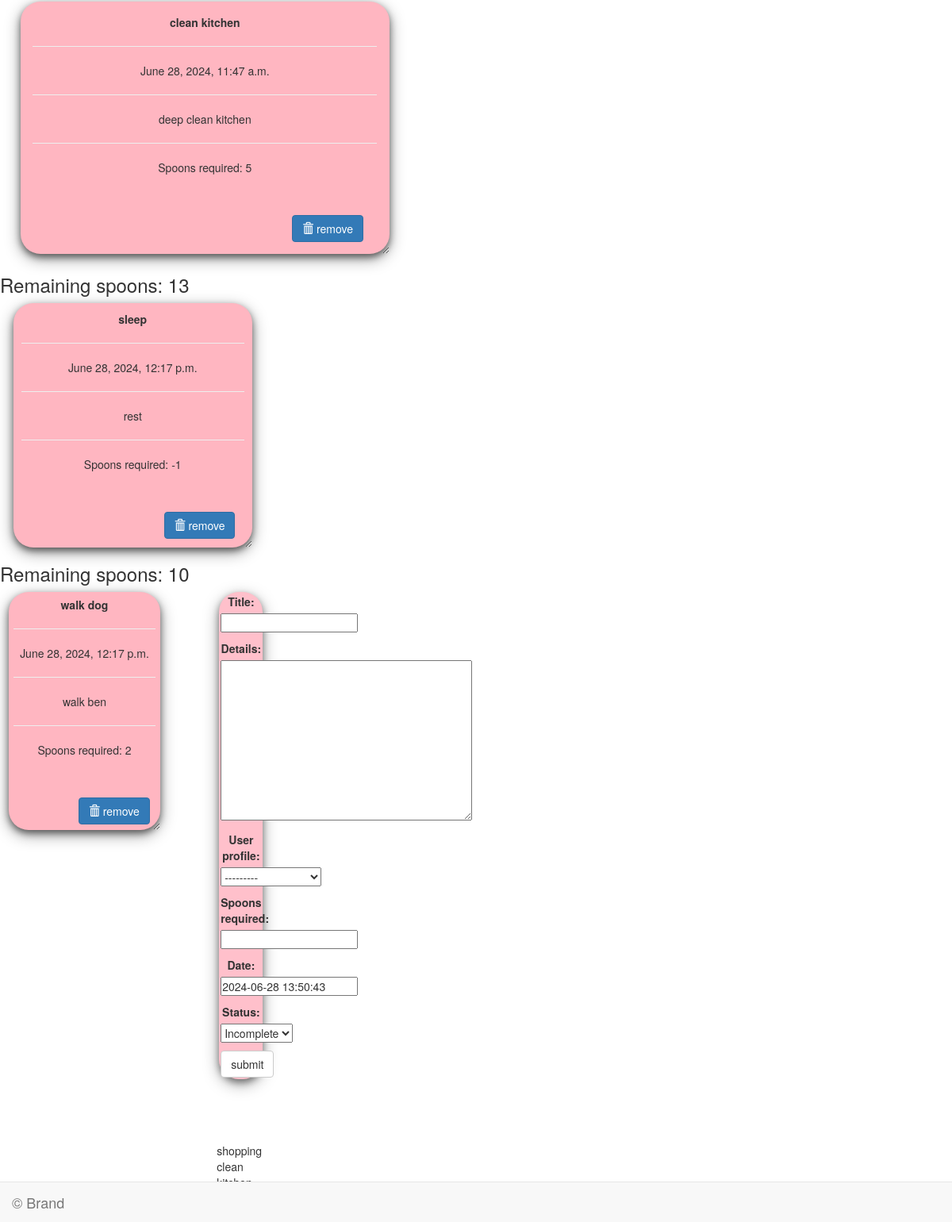
The page /checklist/ (lower part) on the database as committed earlier.
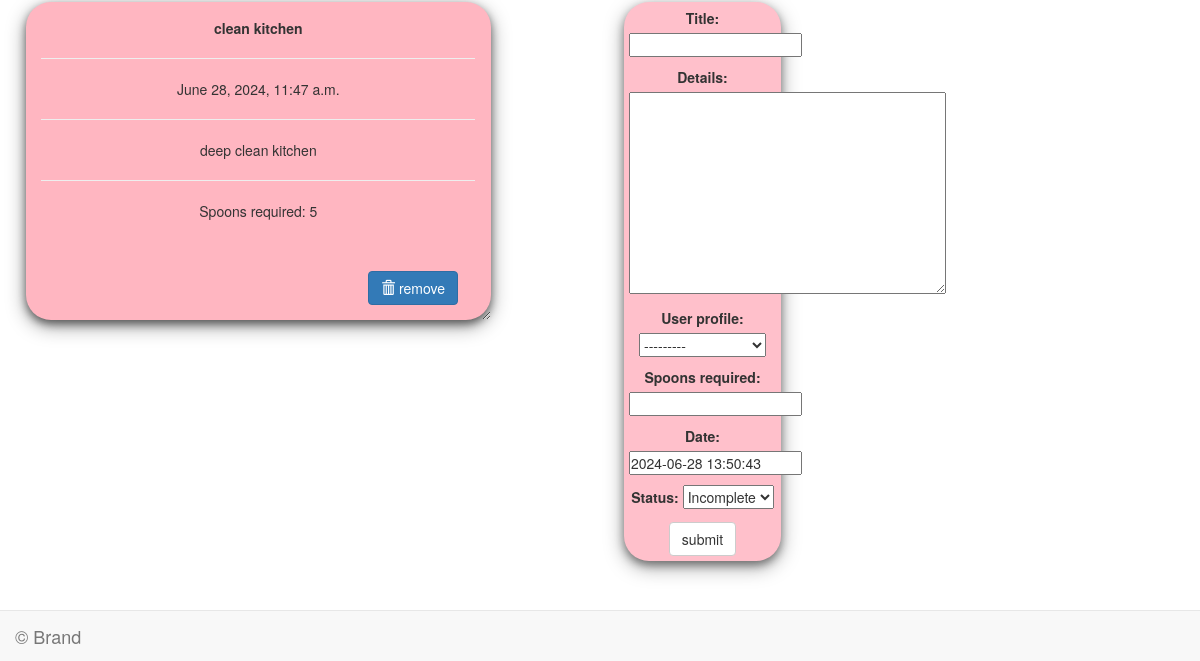
The same page on the database as committed later.
### todo/models.py (models this page shows, shortened)
class Todo(models.Model):
    title = models.CharField(max_length=100, unique=True)
    details = models.TextField()
    user_profile = models.ForeignKey(UserProfile, on_delete=models.CASCADE)  # Added ForeignKey here
    spoons_required = models.IntegerField()  # Changed to models.IntegerField
    date = models.DateTimeField(default=timezone.now)
    status = models.IntegerField(choices=STATUS, default=0)

### todo/views.py (the view, shortened to what this page needs)
# urls.py: path("checklist/", views.Checklist.as_view(), name="checklist"),
class Checklist(View):
    def get(self, request):
        items = Todo.objects.all()
        form = TodoForm()
        for item in items:
            user_profile = UserProfile.objects.get(user_id=item.user_profile.user_id)
            item.remaining_spoons = user_profile.max_spoons - item.spoons_required
        return render(request, "todo/checklist.html", {"items": items, "form": form})

### todo/forms.py
class TodoForm(forms.ModelForm):
    class Meta:
        model = Todo
        fields = "__all__"

### todo/models.py (called while the page is built)
    def __str__(self):
        return f"Profile for {self.username}"

### templates/todo/checklist.html (shortened to what this page needs)
<!DOCTYPE html>
<html lang="en" dir="ltr">
<head>
  <link rel="stylesheet" href="https://maxcdn.bootstrapcdn.com/bootstrap/3.3.7/css/bootstrap.min.css">
  <link rel="stylesheet" href="https://use.fontawesome.com/releases/v5.6.1/css/all.css">
</head>
<body  >
<br>
 <br>
 <br>
  {% for item in items %}
  <h3> Remaining spoons: {{item.remaining_spoons}}</h3>
<div class="row">
  <div class="col-md-8">
    <div class="card">
      <center><b>{{item.title}}</b></center>
      <hr/>
      {{item.date}}
      <hr/>
      {{item.details}}
      <hr/>
     <p> Spoons required: {{item.spoons_required}}</p>
      <br />
      <br />
      <form action="/del/{{i.id}}" method="POST" style=" padding-right: 4%; padding-bottom: 3%;">
        <button value="remove" type="submit"  class="btn btn-primary" style="float: right;"><span class="glyphicon glyphicon-trash"></span>   remove</button>
      </form>
    </div>
    {% endfor%}
  </div>
  <div class="col-md-1"> </div>
  <div class="col-md-3" >
    <div  class="submit_form">
      <form method="POST">
        {{ form.as_p }}
        <center>
          <input type="submit" class="btn btn-default" value="submit" />
        </center>
      </form>
  </div>
  {% for item in items %}
  {{ item.title }}
  {% endfor %}
</div>
</div>
<nav class="navbar navbar-default navbar-fixed-bottom">
    <div class="container-fluid">
     <div class="navbar-header">
       <a class="navbar-brand" href="/index">© Brand</a>
      <ul class="nav navbar-nav footer">
         <li>
           <a href="https://www.facebook.com/" target="_blank" rel="noopener"
             aria-label="Visit our Facebook page (opens in a new tab)">
             <i class="fa-brands fa-facebook"></i></a>
         </li>
         <li>
           <a href="https://www.twitter.com/" target="_blank" rel="noopener"
             aria-label="Visit our Twitter page (opens in a new tab)">
             <i class="fa-brands fa-twitter-square"></i></a>
         </li>
         <li>
           <a href="https://www.youtube.com/" target="_blank" rel="noopener"
             aria-label="Visit our YouTube page (opens in a new tab)">
             <i class="fa-brands fa-youtube-square"></i></a>
         </li>
         <li>
           <a href="https://www.instagram.com/" target="_blank" rel="noopener"
             aria-label="Visit our Instagram page (opens in a new tab)">
             <i class="fa-brands fa-instagram"></i></a>
         </li>
       </ul>
       <br>
     </div>
     </div>
   </nav>
 </body>
</html>

### templates/todo/checklist.html (style rules this page uses)
* { padding: 0; margin: 0; box-sizing: border-box; }
.card { box-shadow: 0 4px 8px 0 rgba(0,0,0,0.5), 0 6px 20px 0 rgba(0,0,0,0.39); background: lightpink; margin-bottom : 5%; border-radius: 25px; padding: 3%; overflow: auto; resize: both; text-overflow: ellipsis; text-align: center; max-width: 90%; margin-left: 5%; }
.submit_form { text-align: center; padding: 3%; background: pink; max-width: 90%; margin-bottom : 80px; margin-left: 5%; border-radius: 25px; box-shadow: 0 4px 8px 0 rgba(0,0,0,0.4), 0 6px 20px 0 rgba(0,0,0,0.36); }
.footer { display:flex; }

Rows that differ between the two databases and show on the page:
no longer on one of the page's lists (row unchanged): Todo: title "clean…"
removed Todo: remaining_spoons "13", title "sleep", date "June 28, 2024, 12:17 p.m.", details "rest", spoons_required "-1"
removed Todo: remaining_spoons "10", title "walk dog", date "June 28, 2024, 12:17 p.m.", details "walk ben", spoons_required "2"
no longer on this page (row unchanged): Todo: title "shopping"
